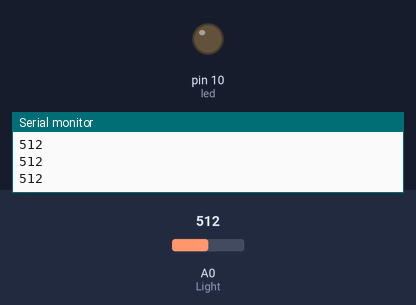
A sketch run on a simulated Arduino Uno, built with avr-gcc and run on an emulated ATmega328P. On the bench: output pins drawn as LEDs (lit = HIGH), the last lines printed to the serial monitor. The inputs (shaded band) are chosen by the test bench; at power-on: A0 (Light) = 512.

Above: at 1.2 s.
1.3 s: A0 (Light) set to 313
2.8 s: A0 (Light) set to 290
At 3.8 s:
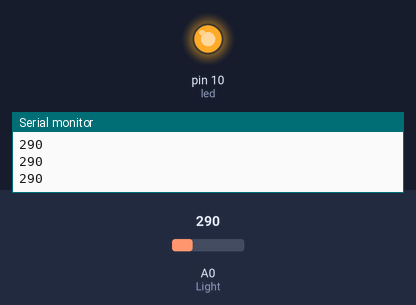
4.3 s: A0 (Light) set to 306
At 5.3 s:
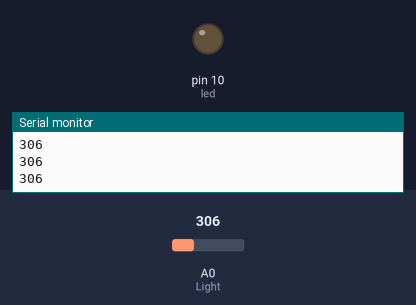
5.8 s: A0 (Light) set to 122
At 6.7 s:
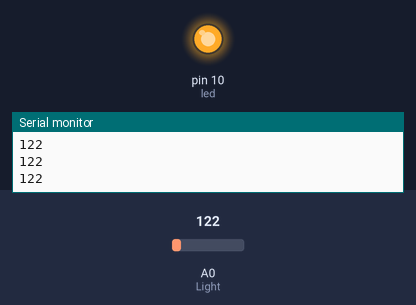
Timing chart, 0 to 8.3 s (numbered marks = the images above; inputs shaded):
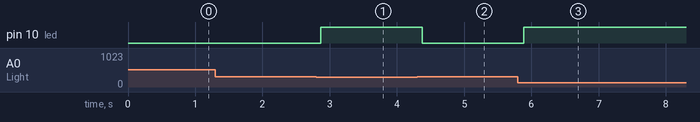

The sketch:

arduino_ldr_kod.ino
```cpp
/*
                    Algorithm and Programming I Dersi Araştırma Projesi 4 - Burak Ateş 211451001
LDR sensörü sayesinde ortamdaki ışık miktarı ölçülerek, ölçülen ışık miktarının belirtilen referans değerinden küçük olduğu durumda ledin yanması;
ölçülen ışık miktarının belirtilen referans değerinden büyük olduğu durumda ledin sönmesini sağlayan kod.

                                !!! Bu Kod Arduino IDE Programı ile Yazılmıştır!!!
*/

#define led 10                     //10.Pinde LED olduğunu tanımlandı

void setup()                      // setup kapsamı
 {
  pinMode(led, OUTPUT);           //LED'in çıkış elemanı olduğunu belirtildi
  Serial.begin(9600);             //9600 Baundluk bir seri haberleşme başlatıyoruz
}

void loop()                       // loop kapsamı
{
  int light = analogRead(A0);    //Light değişkeni tanımlandı. light'ı A0 pinindeki LDR ile okunacak
  Serial.println(light);         //Okunan değeri seri iletişim ekranına yansıtacak kod
  delay(50);                     // 50ms bekleme süresi ayarlandı

  if (light > 300)              //Okunan ışık değeri 300'den büyük ise
  {
    digitalWrite(led, LOW);     //yukardaki şart olduğunda LED in yanmamasını sağlayan kod
  }
  if (light <= 300)              //Okunan ışık değeri 300'den küçük ise
  {
    digitalWrite(led, HIGH);    //yukardaki şart olduğunda LED in yanmasını sağlayan kod
  }
}
```

Measured:
- the behaviour switches between 301 and 300 on A0 (Light) (found by bisection; images 0 and 1)
- after the input at 2.8 s, pin 10 (led): LOW → HIGH after 0.07 s
- after the input at 4.3 s, pin 10 (led): HIGH → LOW after 0.08 s
- after the input at 5.8 s, pin 10 (led): LOW → HIGH after 0.08 s
